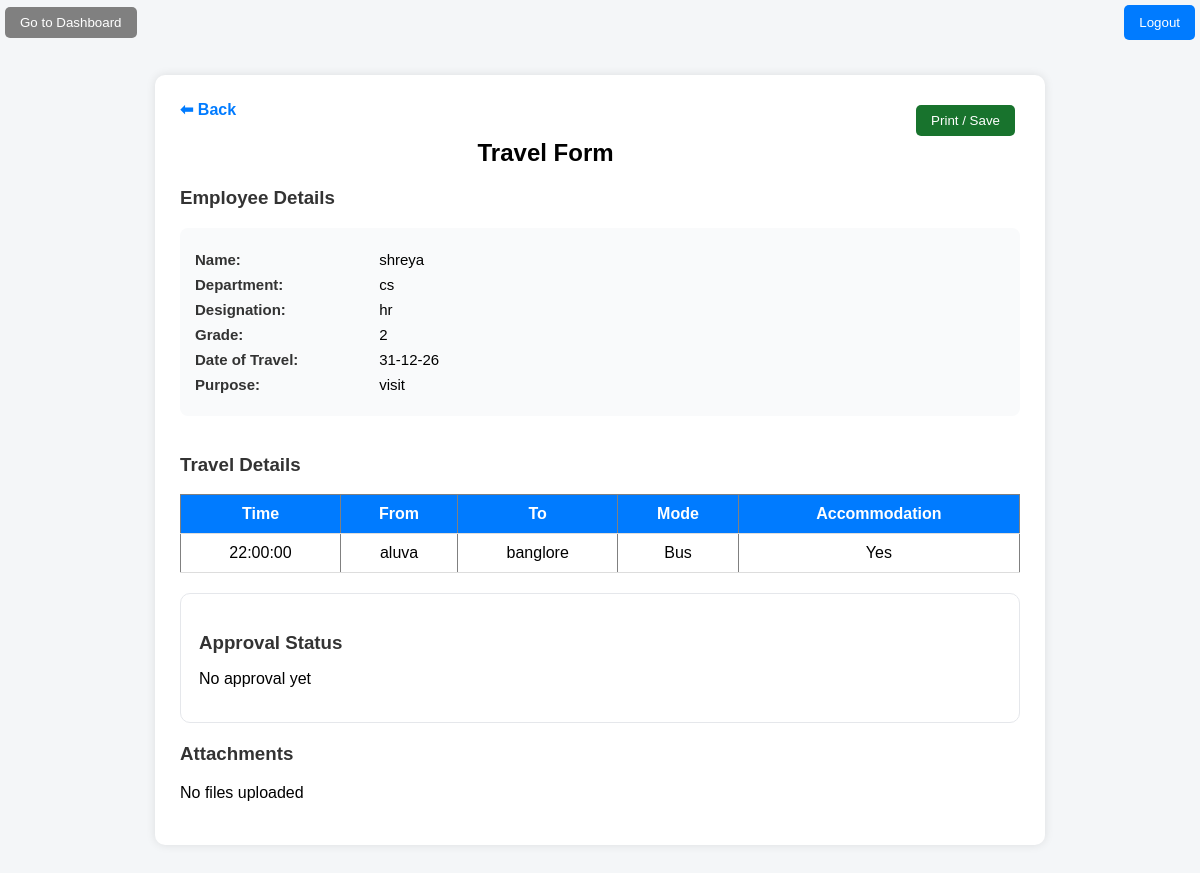
The app's page /PHP_Project/view.php?id=2 with its own data.
### tables this page shows
CREATE TABLE `travel_requests` (
  `request_id` int(11) NOT NULL,
  `user_id` int(11) DEFAULT NULL,
  `name` varchar(100) DEFAULT NULL,
  `dept` varchar(50) DEFAULT NULL,
  `designation` varchar(50) DEFAULT NULL,
  `grade` varchar(20) DEFAULT NULL,
  `travel_date` date DEFAULT NULL,
  `purpose` text DEFAULT NULL,
  `created_at` timestamp NOT NULL DEFAULT current_timestamp()
);

CREATE TABLE `travel_details` (
  `detail_id` int(11) NOT NULL,
  `request_id` int(11) DEFAULT NULL,
  `time` time DEFAULT NULL,
  `from_location` varchar(100) DEFAULT NULL,
  `to_location` varchar(100) DEFAULT NULL,
  `mode` varchar(50) DEFAULT NULL,
  `accommodation` varchar(100) DEFAULT NULL
);

### PHP_Project/view.php (the view, shortened to what this page needs)
<?php
$conn = mysqli_connect("localhost", "root", "", "login_db");
$id = $_GET['id'];
$result = mysqli_query($conn, "
    SELECT * FROM travel_requests WHERE request_id=$id
");
$data = mysqli_fetch_assoc($result);
?>
<html>
<head>
<body>
<div style='text-align:right; display:flex; justify-content:space-between; align-items:center; margin-bottom:15px;'>
    <a href="dashboard.php">
        <button class="dashboard" style='background-color: grey; text-decoration:none;'>Go to Dashboard</button>
    </a>
    <a href='logout.php' style='display:inline-block; text-decoration:none;'>
        <button style='
            padding:10px 15px;
            margin:5px;
            border:none;
            border-radius:5px;
            background-color:#007BFF;
            color:white;
            cursor:pointer;
        '>Logout</button>
    </a>
</div>
<div class="container">
<div style="margin-bottom:15px;">
    <a href="javascript:history.back()">⬅ Back</a>
    <button onclick="window.print()" class="print-btn">Print / Save</button>
</div>
<h2>Travel Form</h2>
<h3>Employee Details</h3>
<?php
echo "<div class='details'>
<p><span class='label'>Name:</span> {$data['name']}</p>
<p><span class='label'>Department:</span> {$data['dept']}</p>
<p><span class='label'>Designation:</span> {$data['designation']}</p>
<p><span class='label'>Grade:</span> {$data['grade']}</p>
<p><span class='label'>Date of Travel:</span> " . date("d-m-y", strtotime($data['travel_date'])) . "</p>
<p><span class='label'>Purpose:</span> {$data['purpose']}</p>
</div>";
?>
<br>
<h3>Travel Details</h3>
<table border="1" cellpadding="10">
<tr>
    <th>Time</th>
    <th>From</th>
    <th>To</th>
    <th>Mode</th>
    <th>Accommodation</th>
</tr>
<?php
$travel_q = mysqli_query($conn, "
    SELECT * FROM travel_details WHERE request_id=$id
");
while ($t = mysqli_fetch_assoc($travel_q)) {
    echo "<tr>
        <td>{$t['time']}</td>
        <td>{$t['from_location']}</td>
        <td>{$t['to_location']}</td>
        <td>{$t['mode']}</td>
        <td>{$t['accommodation']}</td>
    </tr>";
}
?>
</table>
<?php
echo "<div class='status-box'>";
echo "<h3>Approval Status</h3>";
$status_q = mysqli_query($conn, "
    SELECT role, status,remarks FROM approvals
    WHERE request_id=$id
");
if (mysqli_num_rows($status_q) == 0) {
    echo "<p>No approval yet</p>";
}
echo "</div>";
?>
<?php
echo "<h3>Attachments</h3>";
$docs = mysqli_query($conn, "
    SELECT * FROM documents WHERE request_id=$id AND uploaded_by='user'
");
if (mysqli_num_rows($docs) == 0) {
    echo "No files uploaded";
}
?>
<?php
echo "<br><br>";?>
</body>
</html>

### PHP_Project/view.php (style rules this page uses)
body { font-family: Arial, sans-serif; background-color: #f4f6f8; margin: 0; padding: 0; }
.container { width: 70%; margin: 30px auto; background: white; padding: 25px; border-radius: 10px; box-shadow: 0 0 10px rgba(0,0,0,0.1); }
h2 { text-align: center; margin-bottom: 20px; }
h3 { margin-top: 20px; color: #333; }
a { text-decoration: none; color: #007BFF; font-weight: bold; }
table { width: 100%; border-collapse: collapse; margin-top: 10px; }
th { background-color: #007BFF; color: white; }
th, td { padding: 10px; text-align: center; border-bottom: 1px solid #ddd; }
button { padding: 8px 15px; border: none; border-radius: 5px; margin: 5px; cursor: pointer; color: white; }
.details { margin-top: 15px; }
.details p { margin: 8px 0; font-size: 15px; }
.label { display: inline-block; width: 180px; font-weight: bold; color: #333; }
.details { background: #f9fafb; padding: 15px; border-radius: 8px; }
.status-box { margin-top: 20px; padding: 18px; border-radius: 10px; background: #ffffff; border: 1px solid #e5e7eb; }
.status-box h3 { margin-bottom: 12px; color: #333; }
.print-btn { background: #18732d; color: white; padding: 8px 15px; border: none; border-radius: 5px; cursor: pointer; float: right; margin-bottom: 10px; }

### records on screen
travel_requests: name "shreya", dept "cs", designation "hr", grade "2", travel_date "31-12-26", purpose "visit"
travel_details: time "22:00:00", from_location "aluva", to_location "banglore", mode "Bus", accommodation "Yes"
